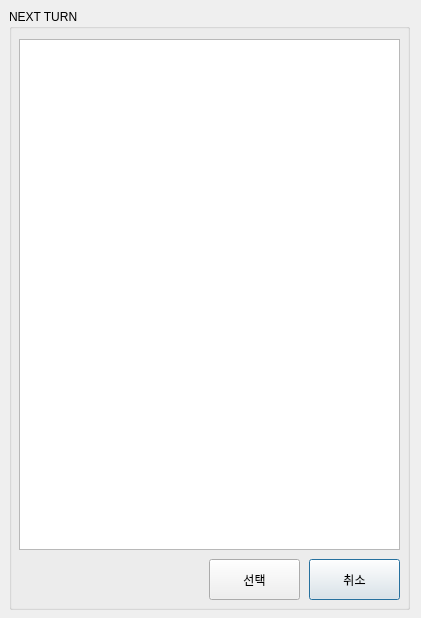
<?xml version="1.0" encoding="UTF-8"?>
<ui version="4.0">
 <class>Dialog</class>
 <widget class="QDialog" name="Dialog">
  <property name="geometry">
   <rect>
    <x>0</x>
    <y>0</y>
    <width>421</width>
    <height>618</height>
   </rect>
  </property>
  <property name="windowTitle">
   <string>Dialog</string>
  </property>
  <widget class="QGroupBox" name="groupBox">
   <property name="geometry">
    <rect>
     <x>9</x>
     <y>9</y>
     <width>401</width>
     <height>601</height>
    </rect>
   </property>
   <property name="title">
    <string>NEXT TURN</string>
   </property>
   <widget class="QTableView" name="tableView">
    <property name="geometry">
     <rect>
      <x>10</x>
      <y>30</y>
      <width>381</width>
      <height>511</height>
     </rect>
    </property>
   </widget>
   <widget class="QPushButton" name="btnCancel">
    <property name="geometry">
     <rect>
      <x>300</x>
      <y>550</y>
      <width>91</width>
      <height>41</height>
     </rect>
    </property>
    <property name="text">
     <string>취소</string>
    </property>
   </widget>
   <widget class="QPushButton" name="btnSelect">
    <property name="geometry">
     <rect>
      <x>200</x>
      <y>550</y>
      <width>91</width>
      <height>41</height>
     </rect>
    </property>
    <property name="text">
     <string>선택</string>
    </property>
   </widget>
  </widget>
 </widget>
 <resources/>
 <connections/>
</ui>
